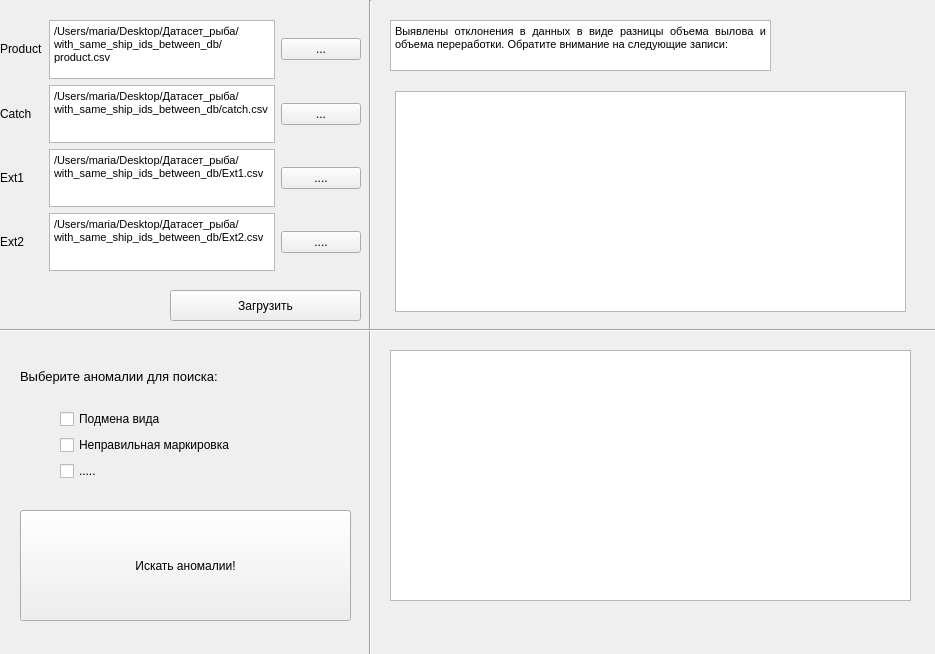
<?xml version="1.0" encoding="UTF-8"?>
<ui version="4.0">
 <class>MainWindow</class>
 <widget class="QMainWindow" name="MainWindow">
  <property name="windowModality">
   <enum>Qt::WindowModal</enum>
  </property>
  <property name="enabled">
   <bool>true</bool>
  </property>
  <property name="geometry">
   <rect>
    <x>0</x>
    <y>0</y>
    <width>935</width>
    <height>654</height>
   </rect>
  </property>
  <property name="sizePolicy">
   <sizepolicy hsizetype="Fixed" vsizetype="Fixed">
    <horstretch>0</horstretch>
    <verstretch>0</verstretch>
   </sizepolicy>
  </property>
  <property name="maximumSize">
   <size>
    <width>991</width>
    <height>681</height>
   </size>
  </property>
  <property name="baseSize">
   <size>
    <width>991</width>
    <height>681</height>
   </size>
  </property>
  <property name="windowTitle">
   <string>MainWindow</string>
  </property>
  <widget class="QWidget" name="centralwidget">
   <widget class="Line" name="line">
    <property name="geometry">
     <rect>
      <x>360</x>
      <y>0</y>
      <width>20</width>
      <height>671</height>
     </rect>
    </property>
    <property name="orientation">
     <enum>Qt::Vertical</enum>
    </property>
   </widget>
   <widget class="QPushButton" name="findPushButton">
    <property name="geometry">
     <rect>
      <x>20</x>
      <y>510</y>
      <width>331</width>
      <height>111</height>
     </rect>
    </property>
    <property name="text">
     <string>Искать аномалии!</string>
    </property>
   </widget>
   <widget class="QWidget" name="verticalLayoutWidget_4">
    <property name="geometry">
     <rect>
      <x>20</x>
      <y>350</y>
      <width>331</width>
      <height>131</height>
     </rect>
    </property>
    <layout class="QVBoxLayout" name="verticalLayout_4">
     <item>
      <widget class="QLabel" name="namesLabel">
       <property name="enabled">
        <bool>true</bool>
       </property>
       <property name="font">
        <font>
         <pointsize>10</pointsize>
        </font>
       </property>
       <property name="text">
        <string>Выберите аномалии для поиска:</string>
       </property>
      </widget>
     </item>
     <item>
      <layout class="QHBoxLayout" name="horizontalLayout_3">
       <item>
        <spacer name="horizontalSpacer_2">
         <property name="orientation">
          <enum>Qt::Horizontal</enum>
         </property>
         <property name="sizeType">
          <enum>QSizePolicy::Fixed</enum>
         </property>
         <property name="sizeHint" stdset="0">
          <size>
           <width>40</width>
           <height>20</height>
          </size>
         </property>
        </spacer>
       </item>
       <item>
        <layout class="QVBoxLayout" name="verticalLayout_3">
         <item>
          <layout class="QHBoxLayout" name="horizontalLayout"/>
         </item>
         <item>
          <widget class="QCheckBox" name="isTypeChanged">
           <property name="text">
            <string>Подмена вида</string>
           </property>
          </widget>
         </item>
         <item>
          <widget class="QCheckBox" name="checkBox_2">
           <property name="text">
            <string>Неправильная маркировка</string>
           </property>
          </widget>
         </item>
         <item>
          <widget class="QCheckBox" name="checkBox_3">
           <property name="text">
            <string>.....</string>
           </property>
          </widget>
         </item>
        </layout>
       </item>
      </layout>
     </item>
    </layout>
   </widget>
   <widget class="Line" name="line_2">
    <property name="geometry">
     <rect>
      <x>0</x>
      <y>320</y>
      <width>971</width>
      <height>20</height>
     </rect>
    </property>
    <property name="orientation">
     <enum>Qt::Horizontal</enum>
    </property>
   </widget>
   <widget class="QTextBrowser" name="infoLabel">
    <property name="geometry">
     <rect>
      <x>390</x>
      <y>20</y>
      <width>381</width>
      <height>51</height>
     </rect>
    </property>
    <property name="html">
     <string>&lt;!DOCTYPE HTML PUBLIC &quot;-//W3C//DTD HTML 4.0//EN&quot; &quot;http://www.w3.org/TR/REC-html40/strict.dtd&quot;&gt;
&lt;html&gt;&lt;head&gt;&lt;meta name=&quot;qrichtext&quot; content=&quot;1&quot; /&gt;&lt;style type=&quot;text/css&quot;&gt;
p, li { white-space: pre-wrap; }
&lt;/style&gt;&lt;/head&gt;&lt;body style=&quot; font-family:'MS Shell Dlg 2'; font-size:8.25pt; font-weight:400; font-style:normal;&quot;&gt;
&lt;p align=&quot;justify&quot; style=&quot; margin-top:0px; margin-bottom:0px; margin-left:0px; margin-right:0px; -qt-block-indent:0; text-indent:0px;&quot;&gt;&lt;span style=&quot; font-size:8pt;&quot;&gt;Выявлены отклонения в данных в виде разницы объема вылова и объема переработки. Обратите внимание на следующие записи:&lt;/span&gt;&lt;/p&gt;&lt;/body&gt;&lt;/html&gt;</string>
    </property>
   </widget>
   <widget class="QGraphicsView" name="fishGraphics">
    <property name="geometry">
     <rect>
      <x>390</x>
      <y>350</y>
      <width>521</width>
      <height>251</height>
     </rect>
    </property>
   </widget>
   <widget class="QWidget" name="horizontalLayoutWidget_5">
    <property name="geometry">
     <rect>
      <x>0</x>
      <y>20</y>
      <width>361</width>
      <height>251</height>
     </rect>
    </property>
    <layout class="QHBoxLayout" name="horizontalLayout_4">
     <item>
      <layout class="QVBoxLayout" name="verticalLayout_2">
       <item>
        <widget class="QLabel" name="label_2">
         <property name="text">
          <string>Product</string>
         </property>
        </widget>
       </item>
       <item>
        <widget class="QLabel" name="label_3">
         <property name="text">
          <string>Catch</string>
         </property>
        </widget>
       </item>
       <item>
        <widget class="QLabel" name="label_4">
         <property name="text">
          <string>Ext1</string>
         </property>
        </widget>
       </item>
       <item>
        <widget class="QLabel" name="label_5">
         <property name="text">
          <string>Ext2</string>
         </property>
        </widget>
       </item>
      </layout>
     </item>
     <item>
      <layout class="QGridLayout" name="gridLayout">
       <item row="0" column="0">
        <layout class="QVBoxLayout" name="verticalLayout">
         <item>
          <layout class="QHBoxLayout" name="horizontalLayout_5">
           <item>
            <widget class="QTextBrowser" name="productText">
             <property name="html">
              <string>&lt;!DOCTYPE HTML PUBLIC &quot;-//W3C//DTD HTML 4.0//EN&quot; &quot;http://www.w3.org/TR/REC-html40/strict.dtd&quot;&gt;
&lt;html&gt;&lt;head&gt;&lt;meta name=&quot;qrichtext&quot; content=&quot;1&quot; /&gt;&lt;style type=&quot;text/css&quot;&gt;
p, li { white-space: pre-wrap; }
&lt;/style&gt;&lt;/head&gt;&lt;body style=&quot; font-family:'MS Shell Dlg 2'; font-size:8.25pt; font-weight:400; font-style:normal;&quot;&gt;
&lt;p style=&quot; margin-top:0px; margin-bottom:0px; margin-left:0px; margin-right:0px; -qt-block-indent:0; text-indent:0px;&quot;&gt;/Users/maria/Desktop/Датасет_рыба/with_same_ship_ids_between_db/product.csv&lt;/p&gt;&lt;/body&gt;&lt;/html&gt;</string>
             </property>
            </widget>
           </item>
           <item>
            <widget class="QPushButton" name="pushButton_3">
             <property name="text">
              <string>...</string>
             </property>
            </widget>
           </item>
          </layout>
         </item>
         <item>
          <layout class="QHBoxLayout" name="horizontalLayout_7">
           <item>
            <widget class="QTextBrowser" name="catchText">
             <property name="html">
              <string>&lt;!DOCTYPE HTML PUBLIC &quot;-//W3C//DTD HTML 4.0//EN&quot; &quot;http://www.w3.org/TR/REC-html40/strict.dtd&quot;&gt;
&lt;html&gt;&lt;head&gt;&lt;meta name=&quot;qrichtext&quot; content=&quot;1&quot; /&gt;&lt;style type=&quot;text/css&quot;&gt;
p, li { white-space: pre-wrap; }
&lt;/style&gt;&lt;/head&gt;&lt;body style=&quot; font-family:'MS Shell Dlg 2'; font-size:8.25pt; font-weight:400; font-style:normal;&quot;&gt;
&lt;p style=&quot; margin-top:0px; margin-bottom:0px; margin-left:0px; margin-right:0px; -qt-block-indent:0; text-indent:0px;&quot;&gt;/Users/maria/Desktop/Датасет_рыба/with_same_ship_ids_between_db/catch.csv&lt;/p&gt;&lt;/body&gt;&lt;/html&gt;</string>
             </property>
            </widget>
           </item>
           <item>
            <widget class="QPushButton" name="pushButton_4">
             <property name="text">
              <string>...</string>
             </property>
            </widget>
           </item>
          </layout>
         </item>
         <item>
          <layout class="QHBoxLayout" name="horizontalLayout_2">
           <item>
            <widget class="QTextBrowser" name="ext1Text">
             <property name="html">
              <string>&lt;!DOCTYPE HTML PUBLIC &quot;-//W3C//DTD HTML 4.0//EN&quot; &quot;http://www.w3.org/TR/REC-html40/strict.dtd&quot;&gt;
&lt;html&gt;&lt;head&gt;&lt;meta name=&quot;qrichtext&quot; content=&quot;1&quot; /&gt;&lt;style type=&quot;text/css&quot;&gt;
p, li { white-space: pre-wrap; }
&lt;/style&gt;&lt;/head&gt;&lt;body style=&quot; font-family:'MS Shell Dlg 2'; font-size:8.25pt; font-weight:400; font-style:normal;&quot;&gt;
&lt;p style=&quot; margin-top:0px; margin-bottom:0px; margin-left:0px; margin-right:0px; -qt-block-indent:0; text-indent:0px;&quot;&gt;/Users/maria/Desktop/Датасет_рыба/with_same_ship_ids_between_db/Ext1.csv&lt;/p&gt;&lt;/body&gt;&lt;/html&gt;</string>
             </property>
            </widget>
           </item>
           <item>
            <widget class="QPushButton" name="pushButton_2">
             <property name="text">
              <string>....</string>
             </property>
            </widget>
           </item>
          </layout>
         </item>
         <item>
          <layout class="QHBoxLayout" name="horizontalLayout_8">
           <item>
            <widget class="QTextBrowser" name="ext2Text">
             <property name="html">
              <string>&lt;!DOCTYPE HTML PUBLIC &quot;-//W3C//DTD HTML 4.0//EN&quot; &quot;http://www.w3.org/TR/REC-html40/strict.dtd&quot;&gt;
&lt;html&gt;&lt;head&gt;&lt;meta name=&quot;qrichtext&quot; content=&quot;1&quot; /&gt;&lt;style type=&quot;text/css&quot;&gt;
p, li { white-space: pre-wrap; }
&lt;/style&gt;&lt;/head&gt;&lt;body style=&quot; font-family:'MS Shell Dlg 2'; font-size:8.25pt; font-weight:400; font-style:normal;&quot;&gt;
&lt;p style=&quot; margin-top:0px; margin-bottom:0px; margin-left:0px; margin-right:0px; -qt-block-indent:0; text-indent:0px;&quot;&gt;/Users/maria/Desktop/Датасет_рыба/with_same_ship_ids_between_db/Ext2.csv&lt;/p&gt;&lt;/body&gt;&lt;/html&gt;</string>
             </property>
            </widget>
           </item>
           <item>
            <widget class="QPushButton" name="pushButton_5">
             <property name="text">
              <string>....</string>
             </property>
            </widget>
           </item>
          </layout>
         </item>
        </layout>
       </item>
      </layout>
     </item>
    </layout>
   </widget>
   <widget class="QPushButton" name="loadButton">
    <property name="geometry">
     <rect>
      <x>170</x>
      <y>290</y>
      <width>191</width>
      <height>31</height>
     </rect>
    </property>
    <property name="text">
     <string>Загрузить</string>
    </property>
   </widget>
   <widget class="QTableView" name="fishTables">
    <property name="geometry">
     <rect>
      <x>395</x>
      <y>91</y>
      <width>511</width>
      <height>221</height>
     </rect>
    </property>
   </widget>
  </widget>
 </widget>
 <resources/>
 <connections/>
</ui>
